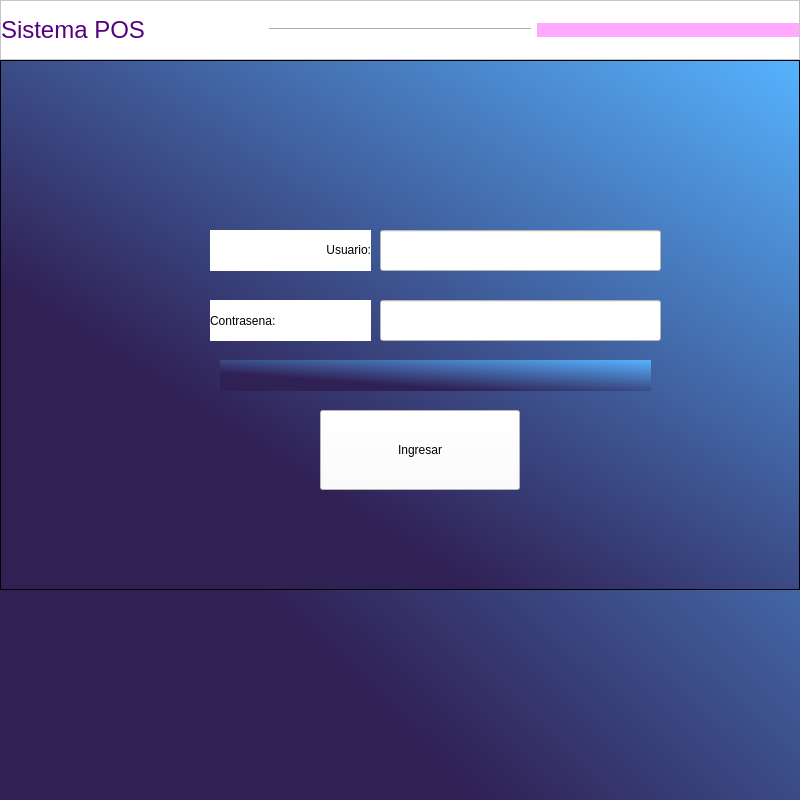
<?xml version="1.0" encoding="UTF-8"?>
<ui version="4.0">
 <class>login</class>
 <widget class="QMainWindow" name="login">
  <property name="geometry">
   <rect>
    <x>0</x>
    <y>0</y>
    <width>800</width>
    <height>800</height>
   </rect>
  </property>
  <property name="windowTitle">
   <string>MainWindow</string>
  </property>
  <property name="styleSheet">
   <string notr="true">
background-color: qlineargradient(spread:pad, x1:0.223881, y1:0.784, x2:1, y2:0, stop:0.0945274 rgba(48, 33, 85, 255), stop:1 rgba(86, 179, 255, 255));
</string>
  </property>
  <widget class="QWidget" name="centralwidget">
   <property name="minimumSize">
    <size>
     <width>700</width>
     <height>800</height>
    </size>
   </property>
   <property name="styleSheet">
    <string notr="true"/>
   </property>
   <widget class="QFrame" name="frame_inferior">
    <property name="geometry">
     <rect>
      <x>0</x>
      <y>60</y>
      <width>800</width>
      <height>530</height>
     </rect>
    </property>
    <property name="minimumSize">
     <size>
      <width>800</width>
      <height>530</height>
     </size>
    </property>
    <property name="frameShape">
     <enum>QFrame::StyledPanel</enum>
    </property>
    <property name="frameShadow">
     <enum>QFrame::Raised</enum>
    </property>
    <widget class="QPushButton" name="bt_ingresar">
     <property name="geometry">
      <rect>
       <x>320</x>
       <y>350</y>
       <width>200</width>
       <height>80</height>
      </rect>
     </property>
     <property name="minimumSize">
      <size>
       <width>200</width>
       <height>80</height>
      </size>
     </property>
     <property name="styleSheet">
      <string notr="true">background-color: rgb(255, 255, 255);</string>
     </property>
     <property name="text">
      <string>Ingresar</string>
     </property>
    </widget>
    <widget class="QLabel" name="usuario">
     <property name="geometry">
      <rect>
       <x>210</x>
       <y>170</y>
       <width>161</width>
       <height>41</height>
      </rect>
     </property>
     <property name="styleSheet">
      <string notr="true">font: 18pt &quot;MS Shell Dlg 2&quot;;
background-color: rgb(255, 255, 255);</string>
     </property>
     <property name="text">
      <string>&lt;html&gt;&lt;head/&gt;&lt;body&gt;&lt;p align=&quot;right&quot;&gt;Usuario:&lt;/p&gt;&lt;/body&gt;&lt;/html&gt;</string>
     </property>
    </widget>
    <widget class="QLabel" name="contra">
     <property name="geometry">
      <rect>
       <x>210</x>
       <y>240</y>
       <width>161</width>
       <height>41</height>
      </rect>
     </property>
     <property name="styleSheet">
      <string notr="true">font: 18pt &quot;MS Shell Dlg 2&quot;;
background-color: rgb(255, 255, 255);</string>
     </property>
     <property name="text">
      <string>Contrasena:</string>
     </property>
    </widget>
    <widget class="QLineEdit" name="input_usuario">
     <property name="geometry">
      <rect>
       <x>380</x>
       <y>170</y>
       <width>281</width>
       <height>41</height>
      </rect>
     </property>
     <property name="styleSheet">
      <string notr="true">background-color: rgb(255, 255, 255);</string>
     </property>
    </widget>
    <widget class="QLineEdit" name="input_contra">
     <property name="geometry">
      <rect>
       <x>380</x>
       <y>240</y>
       <width>281</width>
       <height>41</height>
      </rect>
     </property>
     <property name="styleSheet">
      <string notr="true">background-color: rgb(255, 255, 255);</string>
     </property>
    </widget>
    <widget class="QLabel" name="texto_alerta">
     <property name="geometry">
      <rect>
       <x>220</x>
       <y>300</y>
       <width>431</width>
       <height>31</height>
      </rect>
     </property>
     <property name="styleSheet">
      <string notr="true">color: rgb(255, 0, 0);
font: 10pt &quot;MS Shell Dlg 2&quot;;</string>
     </property>
     <property name="text">
      <string/>
     </property>
    </widget>
   </widget>
   <widget class="QFrame" name="frame_botones">
    <property name="geometry">
     <rect>
      <x>0</x>
      <y>0</y>
      <width>800</width>
      <height>60</height>
     </rect>
    </property>
    <property name="minimumSize">
     <size>
      <width>800</width>
      <height>60</height>
     </size>
    </property>
    <property name="styleSheet">
     <string notr="true">background-color: rgb(255, 255, 255);
color: rgb(85, 0, 127);</string>
    </property>
    <property name="frameShape">
     <enum>QFrame::StyledPanel</enum>
    </property>
    <property name="frameShadow">
     <enum>QFrame::Raised</enum>
    </property>
    <layout class="QHBoxLayout" name="horizontalLayout">
     <property name="leftMargin">
      <number>0</number>
     </property>
     <property name="topMargin">
      <number>0</number>
     </property>
     <property name="rightMargin">
      <number>0</number>
     </property>
     <property name="bottomMargin">
      <number>0</number>
     </property>
     <item>
      <widget class="QLabel" name="titulo">
       <property name="styleSheet">
        <string notr="true">font: 8pt &quot;MS Shell Dlg 2&quot;;
color: rgb(85, 0, 127);
background-color: rgb(255, 255, 255);
</string>
       </property>
       <property name="text">
        <string>&lt;html&gt;&lt;head/&gt;&lt;body&gt;&lt;p&gt;&lt;span style=&quot; font-size:18pt;&quot;&gt;Sistema POS&lt;/span&gt;&lt;/p&gt;&lt;/body&gt;&lt;/html&gt;</string>
       </property>
      </widget>
     </item>
     <item>
      <widget class="Line" name="line">
       <property name="orientation">
        <enum>Qt::Horizontal</enum>
       </property>
      </widget>
     </item>
     <item>
      <widget class="QPushButton" name="bt_salir">
       <property name="styleSheet">
        <string notr="true">border-radius:60 px;
background-color: rgb(255, 170, 255);
color: rgb(85, 255, 255);</string>
       </property>
       <property name="text">
        <string/>
       </property>
       <property name="icon">
        <iconset>
         <normaloff>../iconos/cerrar-ventana.png</normaloff>../iconos/cerrar-ventana.png</iconset>
       </property>
      </widget>
     </item>
    </layout>
   </widget>
  </widget>
 </widget>
 <resources/>
 <connections/>
</ui>
